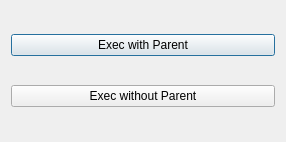
<?xml version="1.0" encoding="UTF-8"?>
<ui version="4.0">
 <class>DialogClass</class>
 <widget class="QDialog" name="DialogClass">
  <property name="geometry">
   <rect>
    <x>0</x>
    <y>0</y>
    <width>286</width>
    <height>142</height>
   </rect>
  </property>
  <property name="windowTitle">
   <string>Dialog</string>
  </property>
  <layout class="QVBoxLayout" name="verticalLayout">
   <item>
    <widget class="QPushButton" name="btnWithParent">
     <property name="text">
      <string>Exec with Parent</string>
     </property>
    </widget>
   </item>
   <item>
    <widget class="QPushButton" name="btnWithoutParent">
     <property name="text">
      <string>Exec without Parent</string>
     </property>
    </widget>
   </item>
  </layout>
 </widget>
 <layoutdefault spacing="6" margin="11"/>
 <resources>
  <include location="dialog.qrc"/>
 </resources>
 <connections/>
</ui>
